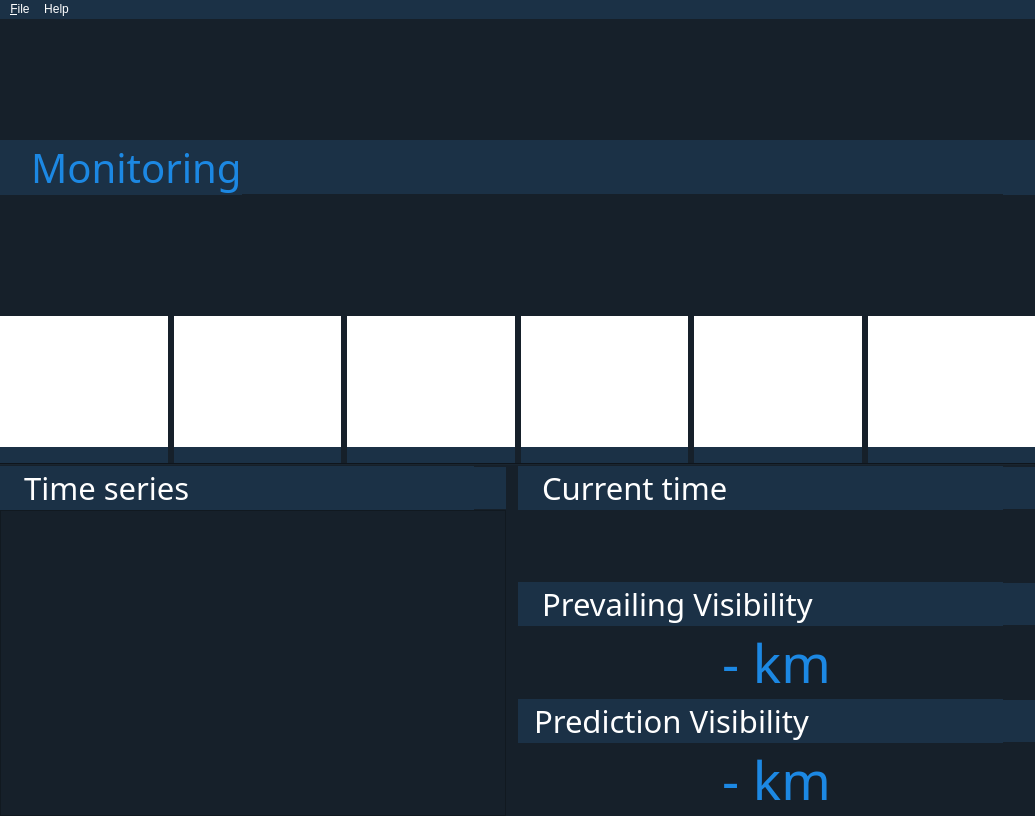
<?xml version="1.0" encoding="UTF-8"?>
<ui version="4.0">
 <class>MainWindow</class>
 <widget class="QMainWindow" name="MainWindow">
  <property name="enabled">
   <bool>true</bool>
  </property>
  <property name="geometry">
   <rect>
    <x>0</x>
    <y>0</y>
    <width>1035</width>
    <height>816</height>
   </rect>
  </property>
  <property name="sizePolicy">
   <sizepolicy hsizetype="Preferred" vsizetype="Preferred">
    <horstretch>0</horstretch>
    <verstretch>0</verstretch>
   </sizepolicy>
  </property>
  <property name="minimumSize">
   <size>
    <width>400</width>
    <height>300</height>
   </size>
  </property>
  <property name="font">
   <font>
    <pointsize>9</pointsize>
    <weight>50</weight>
    <italic>false</italic>
    <bold>false</bold>
   </font>
  </property>
  <property name="mouseTracking">
   <bool>false</bool>
  </property>
  <property name="windowTitle">
   <string>JS-08</string>
  </property>
  <property name="windowIcon">
   <iconset>
    <normaloff>resources/icon/logo.png</normaloff>resources/icon/logo.png</iconset>
  </property>
  <property name="styleSheet">
   <string notr="true">background-color:rgb(22,32,42);</string>
  </property>
  <widget class="QWidget" name="centralwidget">
   <property name="maximumSize">
    <size>
     <width>16777215</width>
     <height>16777215</height>
    </size>
   </property>
   <property name="mouseTracking">
    <bool>false</bool>
   </property>
   <property name="styleSheet">
    <string notr="true"/>
   </property>
   <layout class="QGridLayout" name="gridLayout">
    <property name="leftMargin">
     <number>0</number>
    </property>
    <property name="topMargin">
     <number>0</number>
    </property>
    <property name="rightMargin">
     <number>0</number>
    </property>
    <property name="bottomMargin">
     <number>0</number>
    </property>
    <property name="spacing">
     <number>0</number>
    </property>
    <item row="0" column="0">
     <layout class="QVBoxLayout" name="verticalLayout">
      <property name="leftMargin">
       <number>0</number>
      </property>
      <property name="rightMargin">
       <number>0</number>
      </property>
      <item>
       <layout class="QVBoxLayout" name="camera_verticalLayout" stretch="0,0">
        <property name="spacing">
         <number>0</number>
        </property>
        <property name="sizeConstraint">
         <enum>QLayout::SetMaximumSize</enum>
        </property>
        <item>
         <layout class="QHBoxLayout" name="monitoring_horizontalLayout">
          <property name="spacing">
           <number>0</number>
          </property>
          <item>
           <widget class="QLabel" name="monitoring_label">
            <property name="sizePolicy">
             <sizepolicy hsizetype="Maximum" vsizetype="Maximum">
              <horstretch>0</horstretch>
              <verstretch>0</verstretch>
             </sizepolicy>
            </property>
            <property name="font">
             <font>
              <family>Noto Sans</family>
              <pointsize>30</pointsize>
             </font>
            </property>
            <property name="styleSheet">
             <string notr="true">background-color:rgb(27,49,70);
color:rgb(28,136,227);</string>
            </property>
            <property name="text">
             <string>   Monitoring</string>
            </property>
           </widget>
          </item>
          <item>
           <widget class="QLabel" name="thumbnail_info_label">
            <property name="sizePolicy">
             <sizepolicy hsizetype="Minimum" vsizetype="Maximum">
              <horstretch>0</horstretch>
              <verstretch>0</verstretch>
             </sizepolicy>
            </property>
            <property name="font">
             <font>
              <family>Noto Sans</family>
              <pointsize>30</pointsize>
             </font>
            </property>
            <property name="styleSheet">
             <string notr="true">background-color:rgb(27,49,70);
color: rgb(255, 0, 0);</string>
            </property>
            <property name="text">
             <string/>
            </property>
           </widget>
          </item>
          <item>
           <widget class="QPushButton" name="setting_button">
            <property name="enabled">
             <bool>true</bool>
            </property>
            <property name="sizePolicy">
             <sizepolicy hsizetype="Maximum" vsizetype="Maximum">
              <horstretch>0</horstretch>
              <verstretch>0</verstretch>
             </sizepolicy>
            </property>
            <property name="minimumSize">
             <size>
              <width>0</width>
              <height>55</height>
             </size>
            </property>
            <property name="cursor">
             <cursorShape>OpenHandCursor</cursorShape>
            </property>
            <property name="styleSheet">
             <string notr="true">border:0px;
background-color: #1b3146;</string>
            </property>
            <property name="text">
             <string/>
            </property>
            <property name="icon">
             <iconset>
              <normaloff>resources/icon/settings.png</normaloff>resources/icon/settings.png</iconset>
            </property>
            <property name="iconSize">
             <size>
              <width>40</width>
              <height>40</height>
             </size>
            </property>
            <property name="autoDefault">
             <bool>true</bool>
            </property>
            <property name="default">
             <bool>true</bool>
            </property>
            <property name="flat">
             <bool>true</bool>
            </property>
           </widget>
          </item>
         </layout>
        </item>
        <item>
         <layout class="QHBoxLayout" name="video_horizontalLayout">
          <property name="spacing">
           <number>0</number>
          </property>
         </layout>
        </item>
       </layout>
      </item>
      <item>
       <layout class="QHBoxLayout" name="thumbnail_horizontalLayout">
        <property name="spacing">
         <number>6</number>
        </property>
        <item>
         <layout class="QVBoxLayout" name="verticalLayout_8">
          <property name="spacing">
           <number>0</number>
          </property>
          <item>
           <widget class="QLabel" name="label_6hour">
            <property name="minimumSize">
             <size>
              <width>0</width>
              <height>0</height>
             </size>
            </property>
            <property name="maximumSize">
             <size>
              <width>16777215</width>
              <height>131</height>
             </size>
            </property>
            <property name="styleSheet">
             <string notr="true">background-color: rgb(255, 255, 255);</string>
            </property>
            <property name="text">
             <string/>
            </property>
           </widget>
          </item>
          <item>
           <widget class="QLabel" name="label_6hour_time">
            <property name="sizePolicy">
             <sizepolicy hsizetype="Preferred" vsizetype="Maximum">
              <horstretch>0</horstretch>
              <verstretch>0</verstretch>
             </sizepolicy>
            </property>
            <property name="font">
             <font>
              <family>Noto Sans</family>
              <weight>75</weight>
              <bold>true</bold>
             </font>
            </property>
            <property name="styleSheet">
             <string notr="true">background-color:rgb(27,49,70);
color:#ffffff;</string>
            </property>
            <property name="text">
             <string/>
            </property>
            <property name="alignment">
             <set>Qt::AlignCenter</set>
            </property>
           </widget>
          </item>
         </layout>
        </item>
        <item>
         <layout class="QVBoxLayout" name="verticalLayout_7">
          <property name="spacing">
           <number>0</number>
          </property>
          <item>
           <widget class="QLabel" name="label_5hour">
            <property name="minimumSize">
             <size>
              <width>0</width>
              <height>0</height>
             </size>
            </property>
            <property name="maximumSize">
             <size>
              <width>16777215</width>
              <height>131</height>
             </size>
            </property>
            <property name="styleSheet">
             <string notr="true">background-color: rgb(255, 255, 255);</string>
            </property>
            <property name="text">
             <string/>
            </property>
           </widget>
          </item>
          <item>
           <widget class="QLabel" name="label_5hour_time">
            <property name="sizePolicy">
             <sizepolicy hsizetype="Preferred" vsizetype="Maximum">
              <horstretch>0</horstretch>
              <verstretch>0</verstretch>
             </sizepolicy>
            </property>
            <property name="font">
             <font>
              <family>Noto Sans</family>
              <weight>75</weight>
              <bold>true</bold>
             </font>
            </property>
            <property name="styleSheet">
             <string notr="true">background-color:rgb(27,49,70);
color:#ffffff;</string>
            </property>
            <property name="text">
             <string/>
            </property>
            <property name="alignment">
             <set>Qt::AlignCenter</set>
            </property>
           </widget>
          </item>
         </layout>
        </item>
        <item>
         <layout class="QVBoxLayout" name="verticalLayout_6">
          <property name="spacing">
           <number>0</number>
          </property>
          <item>
           <widget class="QLabel" name="label_4hour">
            <property name="minimumSize">
             <size>
              <width>0</width>
              <height>0</height>
             </size>
            </property>
            <property name="maximumSize">
             <size>
              <width>16777215</width>
              <height>131</height>
             </size>
            </property>
            <property name="styleSheet">
             <string notr="true">background-color: rgb(255, 255, 255);</string>
            </property>
            <property name="text">
             <string/>
            </property>
           </widget>
          </item>
          <item>
           <widget class="QLabel" name="label_4hour_time">
            <property name="sizePolicy">
             <sizepolicy hsizetype="Preferred" vsizetype="Maximum">
              <horstretch>0</horstretch>
              <verstretch>0</verstretch>
             </sizepolicy>
            </property>
            <property name="font">
             <font>
              <family>Noto Sans</family>
              <weight>75</weight>
              <bold>true</bold>
             </font>
            </property>
            <property name="styleSheet">
             <string notr="true">background-color:rgb(27,49,70);
color:#ffffff;</string>
            </property>
            <property name="text">
             <string/>
            </property>
            <property name="alignment">
             <set>Qt::AlignCenter</set>
            </property>
           </widget>
          </item>
         </layout>
        </item>
        <item>
         <layout class="QVBoxLayout" name="verticalLayout_5">
          <property name="spacing">
           <number>0</number>
          </property>
          <item>
           <widget class="QLabel" name="label_3hour">
            <property name="minimumSize">
             <size>
              <width>0</width>
              <height>0</height>
             </size>
            </property>
            <property name="maximumSize">
             <size>
              <width>16777215</width>
              <height>131</height>
             </size>
            </property>
            <property name="styleSheet">
             <string notr="true">background-color: rgb(255, 255, 255);</string>
            </property>
            <property name="text">
             <string/>
            </property>
           </widget>
          </item>
          <item>
           <widget class="QLabel" name="label_3hour_time">
            <property name="sizePolicy">
             <sizepolicy hsizetype="Preferred" vsizetype="Maximum">
              <horstretch>0</horstretch>
              <verstretch>0</verstretch>
             </sizepolicy>
            </property>
            <property name="font">
             <font>
              <family>Noto Sans</family>
              <weight>75</weight>
              <bold>true</bold>
             </font>
            </property>
            <property name="styleSheet">
             <string notr="true">background-color:rgb(27,49,70);
color:#ffffff;</string>
            </property>
            <property name="text">
             <string/>
            </property>
            <property name="alignment">
             <set>Qt::AlignCenter</set>
            </property>
           </widget>
          </item>
         </layout>
        </item>
        <item>
         <layout class="QVBoxLayout" name="verticalLayout_3">
          <property name="spacing">
           <number>0</number>
          </property>
          <item>
           <widget class="QLabel" name="label_2hour">
            <property name="minimumSize">
             <size>
              <width>0</width>
              <height>0</height>
             </size>
            </property>
            <property name="maximumSize">
             <size>
              <width>16777215</width>
              <height>131</height>
             </size>
            </property>
            <property name="styleSheet">
             <string notr="true">background-color: rgb(255, 255, 255);</string>
            </property>
            <property name="text">
             <string/>
            </property>
           </widget>
          </item>
          <item>
           <widget class="QLabel" name="label_2hour_time">
            <property name="sizePolicy">
             <sizepolicy hsizetype="Preferred" vsizetype="Maximum">
              <horstretch>0</horstretch>
              <verstretch>0</verstretch>
             </sizepolicy>
            </property>
            <property name="font">
             <font>
              <family>Noto Sans</family>
              <weight>75</weight>
              <bold>true</bold>
             </font>
            </property>
            <property name="styleSheet">
             <string notr="true">background-color:rgb(27,49,70);
color:#ffffff;</string>
            </property>
            <property name="text">
             <string/>
            </property>
            <property name="alignment">
             <set>Qt::AlignCenter</set>
            </property>
           </widget>
          </item>
         </layout>
        </item>
        <item>
         <layout class="QVBoxLayout" name="ago1hour_verticalLayout">
          <property name="spacing">
           <number>0</number>
          </property>
          <item>
           <widget class="QLabel" name="label_1hour">
            <property name="minimumSize">
             <size>
              <width>0</width>
              <height>0</height>
             </size>
            </property>
            <property name="maximumSize">
             <size>
              <width>16777215</width>
              <height>131</height>
             </size>
            </property>
            <property name="styleSheet">
             <string notr="true">background-color: rgb(255, 255, 255);</string>
            </property>
            <property name="text">
             <string/>
            </property>
           </widget>
          </item>
          <item>
           <widget class="QLabel" name="label_1hour_time">
            <property name="sizePolicy">
             <sizepolicy hsizetype="Preferred" vsizetype="Maximum">
              <horstretch>0</horstretch>
              <verstretch>0</verstretch>
             </sizepolicy>
            </property>
            <property name="font">
             <font>
              <family>Noto Sans</family>
              <weight>75</weight>
              <bold>true</bold>
             </font>
            </property>
            <property name="styleSheet">
             <string notr="true">background-color:rgb(27,49,70);
color:#ffffff;</string>
            </property>
            <property name="text">
             <string/>
            </property>
            <property name="alignment">
             <set>Qt::AlignCenter</set>
            </property>
           </widget>
          </item>
         </layout>
        </item>
       </layout>
      </item>
      <item>
       <widget class="Line" name="line">
        <property name="orientation">
         <enum>Qt::Horizontal</enum>
        </property>
       </widget>
      </item>
      <item>
       <layout class="QHBoxLayout" name="data_horizontalLayout">
        <property name="sizeConstraint">
         <enum>QLayout::SetMinimumSize</enum>
        </property>
        <item>
         <layout class="QVBoxLayout" name="timeseries_verticalLayout">
          <property name="sizeConstraint">
           <enum>QLayout::SetMinimumSize</enum>
          </property>
          <property name="rightMargin">
           <number>12</number>
          </property>
          <item>
           <layout class="QHBoxLayout" name="timeseries_horizontalLayout">
            <property name="spacing">
             <number>0</number>
            </property>
            <item>
             <widget class="QLabel" name="timeseries_label">
              <property name="sizePolicy">
               <sizepolicy hsizetype="Minimum" vsizetype="Maximum">
                <horstretch>0</horstretch>
                <verstretch>0</verstretch>
               </sizepolicy>
              </property>
              <property name="font">
               <font>
                <family>Noto Sans</family>
                <pointsize>23</pointsize>
               </font>
              </property>
              <property name="styleSheet">
               <string notr="true">background-color:rgb(27,49,70);
color: #ffffff;</string>
              </property>
              <property name="text">
               <string>   Time series</string>
              </property>
             </widget>
            </item>
            <item>
             <widget class="QPushButton" name="timeseries_button">
              <property name="sizePolicy">
               <sizepolicy hsizetype="Maximum" vsizetype="Maximum">
                <horstretch>0</horstretch>
                <verstretch>0</verstretch>
               </sizepolicy>
              </property>
              <property name="minimumSize">
               <size>
                <width>0</width>
                <height>42</height>
               </size>
              </property>
              <property name="styleSheet">
               <string notr="true">border:0px;
background-color: #1b3146;</string>
              </property>
              <property name="text">
               <string/>
              </property>
              <property name="icon">
               <iconset>
                <normaloff>resources/icon/graph.png</normaloff>resources/icon/graph.png</iconset>
              </property>
              <property name="iconSize">
               <size>
                <width>32</width>
                <height>32</height>
               </size>
              </property>
              <property name="autoDefault">
               <bool>true</bool>
              </property>
              <property name="default">
               <bool>true</bool>
              </property>
              <property name="flat">
               <bool>true</bool>
              </property>
             </widget>
            </item>
           </layout>
          </item>
          <item>
           <widget class="QGraphicsView" name="graphView">
            <property name="sizePolicy">
             <sizepolicy hsizetype="Preferred" vsizetype="Preferred">
              <horstretch>0</horstretch>
              <verstretch>0</verstretch>
             </sizepolicy>
            </property>
           </widget>
          </item>
         </layout>
        </item>
        <item>
         <layout class="QVBoxLayout" name="etc_verticalLayout" stretch="0,0,0,0,0,0">
          <property name="sizeConstraint">
           <enum>QLayout::SetMinimumSize</enum>
          </property>
          <item>
           <layout class="QHBoxLayout" name="time_horizontalLayout">
            <property name="spacing">
             <number>0</number>
            </property>
            <property name="sizeConstraint">
             <enum>QLayout::SetMinimumSize</enum>
            </property>
            <item>
             <widget class="QLabel" name="time_label">
              <property name="sizePolicy">
               <sizepolicy hsizetype="Minimum" vsizetype="Minimum">
                <horstretch>0</horstretch>
                <verstretch>0</verstretch>
               </sizepolicy>
              </property>
              <property name="font">
               <font>
                <family>Noto Sans</family>
                <pointsize>23</pointsize>
               </font>
              </property>
              <property name="styleSheet">
               <string notr="true">background-color:rgb(27,49,70);
color: #ffffff;</string>
              </property>
              <property name="text">
               <string>   Current time</string>
              </property>
             </widget>
            </item>
            <item>
             <widget class="QPushButton" name="time_button">
              <property name="sizePolicy">
               <sizepolicy hsizetype="Maximum" vsizetype="Maximum">
                <horstretch>0</horstretch>
                <verstretch>0</verstretch>
               </sizepolicy>
              </property>
              <property name="minimumSize">
               <size>
                <width>0</width>
                <height>42</height>
               </size>
              </property>
              <property name="styleSheet">
               <string notr="true">border:0px;
background-color: #1b3146;</string>
              </property>
              <property name="text">
               <string/>
              </property>
              <property name="icon">
               <iconset>
                <normaloff>resources/icon/clock.png</normaloff>resources/icon/clock.png</iconset>
              </property>
              <property name="iconSize">
               <size>
                <width>32</width>
                <height>32</height>
               </size>
              </property>
             </widget>
            </item>
           </layout>
          </item>
          <item>
           <widget class="QLabel" name="real_time_label">
            <property name="sizePolicy">
             <sizepolicy hsizetype="Preferred" vsizetype="Preferred">
              <horstretch>0</horstretch>
              <verstretch>0</verstretch>
             </sizepolicy>
            </property>
            <property name="font">
             <font>
              <family>Noto Sans</family>
              <pointsize>40</pointsize>
             </font>
            </property>
            <property name="styleSheet">
             <string notr="true">color:#ffffff;</string>
            </property>
            <property name="text">
             <string/>
            </property>
            <property name="alignment">
             <set>Qt::AlignCenter</set>
            </property>
           </widget>
          </item>
          <item>
           <layout class="QHBoxLayout" name="prevailing_vis_horizontalLayout">
            <property name="spacing">
             <number>0</number>
            </property>
            <property name="sizeConstraint">
             <enum>QLayout::SetMinimumSize</enum>
            </property>
            <item>
             <widget class="QLabel" name="prevailing_vis_label">
              <property name="sizePolicy">
               <sizepolicy hsizetype="Minimum" vsizetype="Minimum">
                <horstretch>0</horstretch>
                <verstretch>0</verstretch>
               </sizepolicy>
              </property>
              <property name="font">
               <font>
                <family>Noto Sans</family>
                <pointsize>23</pointsize>
               </font>
              </property>
              <property name="styleSheet">
               <string notr="true">background-color:rgb(27,49,70);
color: #ffffff;</string>
              </property>
              <property name="text">
               <string>   Prevailing Visibility</string>
              </property>
             </widget>
            </item>
            <item>
             <widget class="QPushButton" name="prevailing_vis_button">
              <property name="sizePolicy">
               <sizepolicy hsizetype="Maximum" vsizetype="Maximum">
                <horstretch>0</horstretch>
                <verstretch>0</verstretch>
               </sizepolicy>
              </property>
              <property name="minimumSize">
               <size>
                <width>0</width>
                <height>42</height>
               </size>
              </property>
              <property name="styleSheet">
               <string notr="true">border:0px;
background-color: #1b3146;</string>
              </property>
              <property name="text">
               <string/>
              </property>
              <property name="icon">
               <iconset>
                <normaloff>resources/icon/vis.png</normaloff>resources/icon/vis.png</iconset>
              </property>
              <property name="iconSize">
               <size>
                <width>32</width>
                <height>32</height>
               </size>
              </property>
             </widget>
            </item>
           </layout>
          </item>
          <item>
           <widget class="QLabel" name="c_vis_label">
            <property name="sizePolicy">
             <sizepolicy hsizetype="Preferred" vsizetype="Preferred">
              <horstretch>0</horstretch>
              <verstretch>0</verstretch>
             </sizepolicy>
            </property>
            <property name="font">
             <font>
              <family>Noto Sans</family>
              <pointsize>40</pointsize>
             </font>
            </property>
            <property name="styleSheet">
             <string notr="true">color:rgb(28,136,227);</string>
            </property>
            <property name="text">
             <string>- km</string>
            </property>
            <property name="alignment">
             <set>Qt::AlignCenter</set>
            </property>
           </widget>
          </item>
          <item>
           <layout class="QHBoxLayout" name="prediction_vis_horizontalLayout">
            <property name="spacing">
             <number>0</number>
            </property>
            <item>
             <widget class="QLabel" name="label">
              <property name="sizePolicy">
               <sizepolicy hsizetype="Minimum" vsizetype="Minimum">
                <horstretch>0</horstretch>
                <verstretch>0</verstretch>
               </sizepolicy>
              </property>
              <property name="font">
               <font>
                <family>Noto Sans</family>
                <pointsize>23</pointsize>
               </font>
              </property>
              <property name="styleSheet">
               <string notr="true">background-color:rgb(27,49,70);
color: #ffffff;</string>
              </property>
              <property name="text">
               <string>  Prediction Visibility</string>
              </property>
             </widget>
            </item>
            <item>
             <widget class="QPushButton" name="prevailing_vis_button_2">
              <property name="sizePolicy">
               <sizepolicy hsizetype="Maximum" vsizetype="Maximum">
                <horstretch>0</horstretch>
                <verstretch>0</verstretch>
               </sizepolicy>
              </property>
              <property name="minimumSize">
               <size>
                <width>0</width>
                <height>42</height>
               </size>
              </property>
              <property name="styleSheet">
               <string notr="true">border:0px;
background-color: #1b3146;</string>
              </property>
              <property name="text">
               <string/>
              </property>
              <property name="icon">
               <iconset>
                <normaloff>resources/icon/vis.png</normaloff>resources/icon/vis.png</iconset>
              </property>
              <property name="iconSize">
               <size>
                <width>32</width>
                <height>32</height>
               </size>
              </property>
             </widget>
            </item>
           </layout>
          </item>
          <item>
           <widget class="QLabel" name="c_vis_label_2">
            <property name="sizePolicy">
             <sizepolicy hsizetype="Preferred" vsizetype="Preferred">
              <horstretch>0</horstretch>
              <verstretch>0</verstretch>
             </sizepolicy>
            </property>
            <property name="font">
             <font>
              <family>Noto Sans</family>
              <pointsize>40</pointsize>
             </font>
            </property>
            <property name="styleSheet">
             <string notr="true">color:rgb(28,136,227);</string>
            </property>
            <property name="text">
             <string>- km</string>
            </property>
            <property name="alignment">
             <set>Qt::AlignCenter</set>
            </property>
           </widget>
          </item>
         </layout>
        </item>
       </layout>
      </item>
     </layout>
    </item>
   </layout>
  </widget>
  <widget class="QMenuBar" name="menubar">
   <property name="enabled">
    <bool>true</bool>
   </property>
   <property name="geometry">
    <rect>
     <x>0</x>
     <y>0</y>
     <width>1035</width>
     <height>21</height>
    </rect>
   </property>
   <property name="font">
    <font>
     <pointsize>9</pointsize>
     <weight>50</weight>
     <italic>false</italic>
     <bold>false</bold>
    </font>
   </property>
   <property name="autoFillBackground">
    <bool>false</bool>
   </property>
   <property name="styleSheet">
    <string notr="true">background-color:rgb(27,49,70);
color:#ffffff;</string>
   </property>
   <property name="nativeMenuBar">
    <bool>false</bool>
   </property>
   <widget class="QMenu" name="menuSource">
    <property name="title">
     <string>&amp;File</string>
    </property>
    <addaction name="actionEdit_Camera"/>
    <addaction name="actionEdit_Target"/>
    <addaction name="actionConfiguration"/>
    <addaction name="actionExit"/>
   </widget>
   <widget class="QMenu" name="menuHelp">
    <property name="title">
     <string>Help</string>
    </property>
    <addaction name="actionAbout"/>
   </widget>
   <addaction name="menuSource"/>
   <addaction name="menuHelp"/>
  </widget>
  <action name="actionExit">
   <property name="text">
    <string>&amp;Quit</string>
   </property>
   <property name="toolTip">
    <string>Exit</string>
   </property>
   <property name="statusTip">
    <string>Exit JS-06</string>
   </property>
   <property name="shortcut">
    <string>Ctrl+W</string>
   </property>
  </action>
  <action name="actionsd">
   <property name="text">
    <string>sd</string>
   </property>
  </action>
  <action name="actionkm">
   <property name="checkable">
    <bool>true</bool>
   </property>
   <property name="enabled">
    <bool>true</bool>
   </property>
   <property name="text">
    <string>km</string>
   </property>
  </action>
  <action name="actionmi">
   <property name="checkable">
    <bool>true</bool>
   </property>
   <property name="enabled">
    <bool>true</bool>
   </property>
   <property name="text">
    <string>mi</string>
   </property>
  </action>
  <action name="actionInference">
   <property name="checkable">
    <bool>true</bool>
   </property>
   <property name="checked">
    <bool>false</bool>
   </property>
   <property name="text">
    <string>Inference</string>
   </property>
   <property name="shortcut">
    <string>I</string>
   </property>
  </action>
  <action name="actionEdit_Target">
   <property name="checkable">
    <bool>false</bool>
   </property>
   <property name="text">
    <string>Edit &amp;Target</string>
   </property>
  </action>
  <action name="actionEdit_Camera">
   <property name="enabled">
    <bool>true</bool>
   </property>
   <property name="text">
    <string>Edit &amp;Camera Info</string>
   </property>
  </action>
  <action name="actionAbout">
   <property name="text">
    <string>About</string>
   </property>
  </action>
  <action name="actionConfiguration">
   <property name="text">
    <string>Con&amp;figuration</string>
   </property>
  </action>
 </widget>
 <resources>
  <include location="resources/resources.qrc"/>
 </resources>
 <connections>
  <connection>
   <sender>actionExit</sender>
   <signal>triggered()</signal>
   <receiver>MainWindow</receiver>
   <slot>close()</slot>
   <hints>
    <hint type="sourcelabel">
     <x>-1</x>
     <y>-1</y>
    </hint>
    <hint type="destinationlabel">
     <x>187</x>
     <y>228</y>
    </hint>
   </hints>
  </connection>
 </connections>
</ui>
